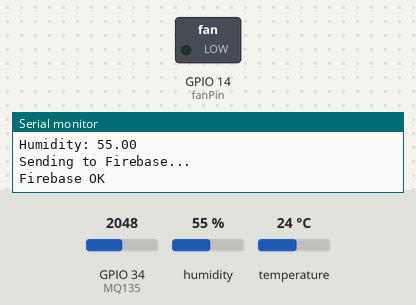
Bench run of a sketch on a simulated ESP32. Shown: switched loads named in the sketch (green lamp = pin HIGH), the last lines printed to the serial monitor. The test bench sets the inputs (shaded band); at power-on: GPIO 34 (MQ135) = 2048, humidity 55 %, temperature 24 °C. WiFi joins after 1.5 s; servers stay silent unless stated.

Above: at 2.7 s.
2.8 s: GPIO 34 (MQ135) set to 2740
4.7 s: GPIO 34 (MQ135) set to 2880
At 6.4 s:
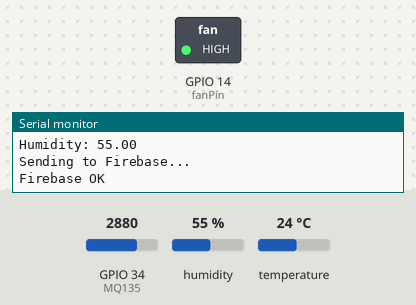
Timing chart, 0 to 7.9 s (numbered marks = the images above; inputs shaded):
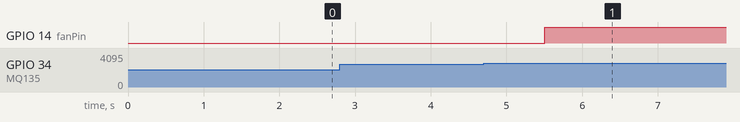

Measured:
- the behaviour switches between 2808 and 2809 on GPIO 34 (MQ135) (found by bisection; images 0 and 1)
- after the input at 4.7 s, GPIO 14 (fanPin): LOW → HIGH after 0.80 s

The sketch:

sketch_mar10a.ino
```cpp
#include <DHT.h>
#include <WiFi.h>
#include <FirebaseESP32.h>
#include "secrets.h"

#define fanPin 14
#define MQ135 34
#define DHTPIN 4
#define DHTTYPE DHT22

FirebaseData firebaseData;
FirebaseConfig config;
FirebaseAuth auth;
FirebaseJson json;

const int gasThreshold = 900;
const int fanSpinDuration = 10000;

float gasBaseline = 2000.0;
float gasMax = 3500.0;

int gas = 0;
float temperature = 0;
float humidity = 0;

volatile bool fanSpinActive = false;
volatile unsigned long fanStartTime = 0;

// ✅ SAFE ISR FLAG
volatile bool readGasFlag = false;

hw_timer_t *timer = NULL;
unsigned long lastSend = 0;

DHT dht(DHTPIN, DHTTYPE);


// 🔧 GAS MAPPING
int mapGas(float gasRaw) {
  float normalized = (gasRaw - gasBaseline) / (gasMax - gasBaseline);

  if (normalized < 0) normalized = 0;
  if (normalized > 1) normalized = 1;

  return 200 + normalized * (1500 - 200);
}


// ✅ SAFE ISR (ONLY FLAG)
void IRAM_ATTR onTimer() {
  readGasFlag = true;
}


void setup() {
  pinMode(fanPin, OUTPUT);
  pinMode(MQ135, INPUT);

  Serial.begin(115200);
  dht.begin();

  // 🔌 WiFi connect
  WiFi.begin(WIFI_SSID, WIFI_PASSWORD);
  Serial.print("Connecting to WiFi");

  while (WiFi.status() != WL_CONNECTED) {
    delay(500);
    Serial.print(".");
  }

  Serial.println("\nWiFi connected!");

  // 🔥 Firebase config
  config.api_key = API_KEY;
  config.database_url = DATABASE_URL;

  auth.user.email = EMAIL;
  auth.user.password = PASSWORD;

  Firebase.begin(&config, &auth);
  Firebase.reconnectWiFi(true);

  // ⏱️ Timer setup (1 sec)
  timer = timerBegin(0, 80, true);
  timerAttachInterrupt(timer, &onTimer, true);
  timerAlarmWrite(timer, 1000000, true); // 1s
  timerAlarmEnable(timer);
}


// 📡 SEND DATA
void sendUpTime() {

  if (WiFi.status() != WL_CONNECTED) {
    Serial.println("WiFi not connected!");
    return;
  }

  if (!Firebase.ready()) {
    Serial.println("Firebase not ready!");
    return;
  }

  json.clear();

  json.set("temperature", temperature);
  json.set("humidity", humidity);
  json.set("gas", mapGas(gas));
  json.set("gas_raw", gas); // debug

  Serial.println("Sending to Firebase...");

  if (Firebase.setJSON(firebaseData, "/esp32", json)) {
    Serial.println("Firebase OK");
  } else {
    Serial.println("Firebase FAILED");
    Serial.println(firebaseData.errorReason());
  }
}


void loop() {

  // ✅ HANDLE GAS READ OUTSIDE ISR
  if (readGasFlag) {
    readGasFlag = false;

    gas = analogRead(MQ135);

    if (mapGas(gas) > gasThreshold) {
      digitalWrite(fanPin, HIGH);
      fanSpinActive = true;
      fanStartTime = millis();
    }
  }

  // 🌡️ Read sensors
  temperature = dht.readTemperature();
  humidity = dht.readHumidity();

  // 📤 Send every 5 sec
  if (millis() - lastSend > 1500) {

    Serial.print("Raw Gas: ");
    Serial.print(gas);

    Serial.print(" | Mapped: ");
    Serial.println(mapGas(gas));

    Serial.print("Baseline Gas: ");
    Serial.println(gasBaseline);

    if (isnan(temperature) || isnan(humidity)) {
      Serial.println("DHT read failed!");
    } else {
      Serial.print("Temp: ");
      Serial.println(temperature);

      Serial.print("Humidity: ");
      Serial.println(humidity);
    }

    sendUpTime();
    lastSend = millis();
  }

  // 🌀 Fan control
  if (fanSpinActive) {
    unsigned long currentMillis = millis();
    if (currentMillis - fanStartTime >= fanSpinDuration) {
      digitalWrite(fanPin, LOW);
      fanSpinActive = false;
    }
  }

  // 🔁 WiFi auto-reconnect
  if (WiFi.status() != WL_CONNECTED) {
    Serial.println("Reconnecting WiFi...");
    WiFi.begin(WIFI_SSID, WIFI_PASSWORD);
  }
}
```

secrets-example.h
```cpp
#pragma once

// WiFi
#define WIFI_SSID "YOUR_WIFI_SSID"
#define WIFI_PASSWORD "YOUR_WIFI_PASSWORD"

// Firebase
#define API_KEY "YOUR_FIREBASE_API_KEY"
#define DATABASE_URL "https://your-project-id-default-rtdb.region.firebasedatabase.app"
//Auth
#define EMAIL "user@example.com"
#define PASSWORD "YOUR_FIREBASE_USER_PASSWORD"
```
